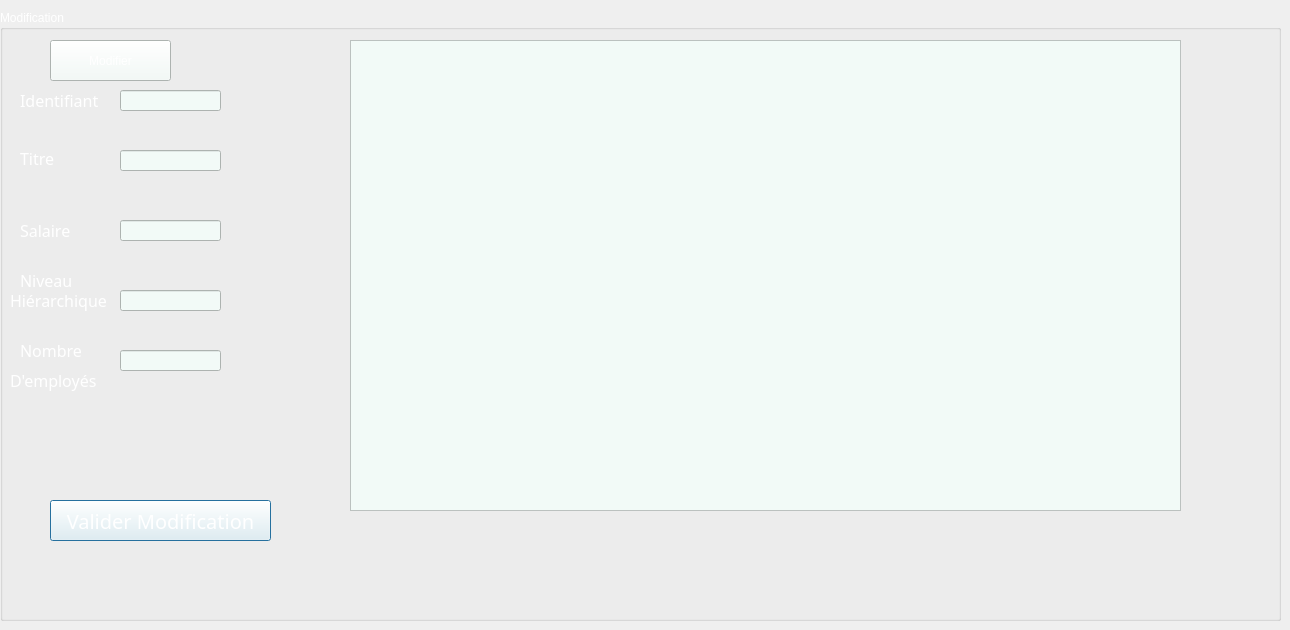
       <widget class="QWidget" name="modifier_poste">
        <attribute name="title">
         <string>Modifier Poste</string>
        </attribute>
        <widget class="QGroupBox" name="groupBox_4">
         <property name="geometry">
          <rect>
           <x>0</x>
           <y>10</y>
           <width>1281</width>
           <height>611</height>
          </rect>
         </property>
         <property name="palette">
          <palette>
           <active>
            <colorrole role="WindowText">
             <brush brushstyle="SolidPattern">
              <color alpha="255">
               <red>255</red>
               <green>255</green>
               <blue>255</blue>
              </color>
             </brush>
            </colorrole>
            <colorrole role="Button">
             <brush brushstyle="SolidPattern">
              <color alpha="255">
               <red>242</red>
               <green>250</green>
               <blue>247</blue>
              </color>
             </brush>
            </colorrole>
            <colorrole role="Light">
             <brush brushstyle="SolidPattern">
              <color alpha="255">
               <red>255</red>
               <green>255</green>
               <blue>255</blue>
              </color>
             </brush>
            </colorrole>
            <colorrole role="Midlight">
             <brush brushstyle="SolidPattern">
              <color alpha="255">
               <red>205</red>
               <green>218</green>
               <blue>247</blue>
              </color>
             </brush>
            </colorrole>
            <colorrole role="Dark">
             <brush brushstyle="SolidPattern">
              <color alpha="255">
               <red>78</red>
               <green>91</green>
               <blue>120</blue>
              </color>
             </brush>
            </colorrole>
            <colorrole role="Mid">
             <brush brushstyle="SolidPattern">
              <color alpha="255">
               <red>104</red>
               <green>121</green>
               <blue>160</blue>
              </color>
             </brush>
            </colorrole>
            <colorrole role="Text">
             <brush brushstyle="SolidPattern">
              <color alpha="255">
               <red>255</red>
               <green>255</green>
               <blue>255</blue>
              </color>
             </brush>
            </colorrole>
            <colorrole role="BrightText">
             <brush brushstyle="SolidPattern">
              <color alpha="255">
               <red>255</red>
               <green>255</green>
               <blue>255</blue>
              </color>
             </brush>
            </colorrole>
            <colorrole role="ButtonText">
             <brush brushstyle="SolidPattern">
              <color alpha="255">
               <red>255</red>
               <green>255</green>
               <blue>255</blue>
              </color>
             </brush>
            </colorrole>
            <colorrole role="Base">
             <brush brushstyle="SolidPattern">
              <color alpha="255">
               <red>242</red>
               <green>250</green>
               <blue>247</blue>
              </color>
             </brush>
            </colorrole>
            <colorrole role="Window">
             <brush brushstyle="SolidPattern">
              <color alpha="255">
               <red>242</red>
               <green>250</green>
               <blue>247</blue>
              </color>
             </brush>
            </colorrole>
            <colorrole role="Shadow">
             <brush brushstyle="SolidPattern">
              <color alpha="255">
               <red>0</red>
               <green>0</green>
               <blue>0</blue>
              </color>
             </brush>
            </colorrole>
            <colorrole role="AlternateBase">
             <brush brushstyle="SolidPattern">
              <color alpha="255">
               <red>205</red>
               <green>218</green>
               <blue>247</blue>
              </color>
             </brush>
            </colorrole>
            <colorrole role="ToolTipBase">
             <brush brushstyle="SolidPattern">
              <color alpha="255">
               <red>255</red>
               <green>255</green>
               <blue>220</blue>
              </color>
             </brush>
            </colorrole>
            <colorrole role="ToolTipText">
             <brush brushstyle="SolidPattern">
              <color alpha="255">
               <red>0</red>
               <green>0</green>
               <blue>0</blue>
              </color>
             </brush>
            </colorrole>
            <colorrole role="PlaceholderText">
             <brush brushstyle="SolidPattern">
              <color alpha="128">
               <red>0</red>
               <green>0</green>
               <blue>0</blue>
              </color>
             </brush>
            </colorrole>
           </active>
           <inactive>
            <colorrole role="WindowText">
             <brush brushstyle="SolidPattern">
              <color alpha="255">
               <red>255</red>
               <green>255</green>
               <blue>255</blue>
              </color>
             </brush>
            </colorrole>
            <colorrole role="Button">
             <brush brushstyle="SolidPattern">
              <color alpha="255">
               <red>242</red>
               <green>250</green>
               <blue>247</blue>
              </color>
             </brush>
            </colorrole>
            <colorrole role="Light">
             <brush brushstyle="SolidPattern">
              <color alpha="255">
               <red>255</red>
               <green>255</green>
               <blue>255</blue>
              </color>
             </brush>
            </colorrole>
            <colorrole role="Midlight">
             <brush brushstyle="SolidPattern">
              <color alpha="255">
               <red>205</red>
               <green>218</green>
               <blue>247</blue>
              </color>
             </brush>
            </colorrole>
            <colorrole role="Dark">
             <brush brushstyle="SolidPattern">
              <color alpha="255">
               <red>78</red>
               <green>91</green>
               <blue>120</blue>
              </color>
             </brush>
            </colorrole>
            <colorrole role="Mid">
             <brush brushstyle="SolidPattern">
              <color alpha="255">
               <red>104</red>
               <green>121</green>
               <blue>160</blue>
              </color>
             </brush>
            </colorrole>
            <colorrole role="Text">
             <brush brushstyle="SolidPattern">
              <color alpha="255">
               <red>255</red>
               <green>255</green>
               <blue>255</blue>
              </color>
             </brush>
            </colorrole>
            <colorrole role="BrightText">
             <brush brushstyle="SolidPattern">
              <color alpha="255">
               <red>255</red>
               <green>255</green>
               <blue>255</blue>
              </color>
             </brush>
            </colorrole>
            <colorrole role="ButtonText">
             <brush brushstyle="SolidPattern">
              <color alpha="255">
               <red>255</red>
               <green>255</green>
               <blue>255</blue>
              </color>
             </brush>
            </colorrole>
            <colorrole role="Base">
             <brush brushstyle="SolidPattern">
              <color alpha="255">
               <red>242</red>
               <green>250</green>
               <blue>247</blue>
              </color>
             </brush>
            </colorrole>
            <colorrole role="Window">
             <brush brushstyle="SolidPattern">
              <color alpha="255">
               <red>242</red>
               <green>250</green>
               <blue>247</blue>
              </color>
             </brush>
            </colorrole>
            <colorrole role="Shadow">
             <brush brushstyle="SolidPattern">
              <color alpha="255">
               <red>0</red>
               <green>0</green>
               <blue>0</blue>
              </color>
             </brush>
            </colorrole>
            <colorrole role="AlternateBase">
             <brush brushstyle="SolidPattern">
              <color alpha="255">
               <red>205</red>
               <green>218</green>
               <blue>247</blue>
              </color>
             </brush>
            </colorrole>
            <colorrole role="ToolTipBase">
             <brush brushstyle="SolidPattern">
              <color alpha="255">
               <red>255</red>
               <green>255</green>
               <blue>220</blue>
              </color>
             </brush>
            </colorrole>
            <colorrole role="ToolTipText">
             <brush brushstyle="SolidPattern">
              <color alpha="255">
               <red>0</red>
               <green>0</green>
               <blue>0</blue>
              </color>
             </brush>
            </colorrole>
            <colorrole role="PlaceholderText">
             <brush brushstyle="SolidPattern">
              <color alpha="128">
               <red>0</red>
               <green>0</green>
               <blue>0</blue>
              </color>
             </brush>
            </colorrole>
           </inactive>
           <disabled>
            <colorrole role="WindowText">
             <brush brushstyle="SolidPattern">
              <color alpha="255">
               <red>255</red>
               <green>255</green>
               <blue>255</blue>
              </color>
             </brush>
            </colorrole>
            <colorrole role="Button">
             <brush brushstyle="SolidPattern">
              <color alpha="255">
               <red>242</red>
               <green>250</green>
               <blue>247</blue>
              </color>
             </brush>
            </colorrole>
            <colorrole role="Light">
             <brush brushstyle="SolidPattern">
              <color alpha="255">
               <red>255</red>
               <green>255</green>
               <blue>255</blue>
              </color>
             </brush>
            </colorrole>
            <colorrole role="Midlight">
             <brush brushstyle="SolidPattern">
              <color alpha="255">
               <red>205</red>
               <green>218</green>
               <blue>247</blue>
              </color>
             </brush>
            </colorrole>
            <colorrole role="Dark">
             <brush brushstyle="SolidPattern">
              <color alpha="255">
               <red>78</red>
               <green>91</green>
               <blue>120</blue>
              </color>
             </brush>
            </colorrole>
            <colorrole role="Mid">
             <brush brushstyle="SolidPattern">
              <color alpha="255">
               <red>104</red>
               <green>121</green>
               <blue>160</blue>
              </color>
             </brush>
            </colorrole>
            <colorrole role="Text">
             <brush brushstyle="SolidPattern">
              <color alpha="255">
               <red>255</red>
               <green>255</green>
               <blue>255</blue>
              </color>
             </brush>
            </colorrole>
            <colorrole role="BrightText">
             <brush brushstyle="SolidPattern">
              <color alpha="255">
               <red>255</red>
               <green>255</green>
               <blue>255</blue>
              </color>
             </brush>
            </colorrole>
            <colorrole role="ButtonText">
             <brush brushstyle="SolidPattern">
              <color alpha="255">
               <red>255</red>
               <green>255</green>
               <blue>255</blue>
              </color>
             </brush>
            </colorrole>
            <colorrole role="Base">
             <brush brushstyle="SolidPattern">
              <color alpha="255">
               <red>242</red>
               <green>250</green>
               <blue>247</blue>
              </color>
             </brush>
            </colorrole>
            <colorrole role="Window">
             <brush brushstyle="SolidPattern">
              <color alpha="255">
               <red>242</red>
               <green>250</green>
               <blue>247</blue>
              </color>
             </brush>
            </colorrole>
            <colorrole role="Shadow">
             <brush brushstyle="SolidPattern">
              <color alpha="255">
               <red>0</red>
               <green>0</green>
               <blue>0</blue>
              </color>
             </brush>
            </colorrole>
            <colorrole role="AlternateBase">
             <brush brushstyle="SolidPattern">
              <color alpha="255">
               <red>156</red>
               <green>181</green>
               <blue>240</blue>
              </color>
             </brush>
            </colorrole>
            <colorrole role="ToolTipBase">
             <brush brushstyle="SolidPattern">
              <color alpha="255">
               <red>255</red>
               <green>255</green>
               <blue>220</blue>
              </color>
             </brush>
            </colorrole>
            <colorrole role="ToolTipText">
             <brush brushstyle="SolidPattern">
              <color alpha="255">
               <red>0</red>
               <green>0</green>
               <blue>0</blue>
              </color>
             </brush>
            </colorrole>
            <colorrole role="PlaceholderText">
             <brush brushstyle="SolidPattern">
              <color alpha="128">
               <red>0</red>
               <green>0</green>
               <blue>0</blue>
              </color>
             </brush>
            </colorrole>
           </disabled>
          </palette>
         </property>
         <property name="title">
          <string>Modification</string>
         </property>
         <widget class="QLabel" name="id_upd_poste">
          <property name="geometry">
           <rect>
            <x>20</x>
            <y>80</y>
            <width>121</width>
            <height>21</height>
           </rect>
          </property>
          <property name="maximumSize">
           <size>
            <width>300</width>
            <height>16777215</height>
           </size>
          </property>
          <property name="baseSize">
           <size>
            <width>0</width>
            <height>0</height>
           </size>
          </property>
          <property name="font">
           <font>
            <family>Corbel</family>
            <pointsize>12</pointsize>
            <weight>50</weight>
            <italic>false</italic>
            <bold>false</bold>
           </font>
          </property>
          <property name="lineWidth">
           <number>0</number>
          </property>
          <property name="text">
           <string>Identifiant</string>
          </property>
         </widget>
         <widget class="QLabel" name="title_upd_poste">
          <property name="geometry">
           <rect>
            <x>20</x>
            <y>140</y>
            <width>55</width>
            <height>16</height>
           </rect>
          </property>
          <property name="font">
           <font>
            <family>Corbel</family>
            <pointsize>12</pointsize>
            <weight>50</weight>
            <italic>false</italic>
            <bold>false</bold>
           </font>
          </property>
          <property name="text">
           <string>Titre</string>
          </property>
         </widget>
         <widget class="QLabel" name="salary_upd_poste_label">
          <property name="geometry">
           <rect>
            <x>20</x>
            <y>210</y>
            <width>81</width>
            <height>20</height>
           </rect>
          </property>
          <property name="font">
           <font>
            <family>Corbel</family>
            <pointsize>12</pointsize>
            <weight>50</weight>
            <italic>false</italic>
            <bold>false</bold>
           </font>
          </property>
          <property name="text">
           <string>Salaire</string>
          </property>
         </widget>
         <widget class="QLabel" name="level_upd_poste">
          <property name="geometry">
           <rect>
            <x>10</x>
            <y>280</y>
            <width>101</width>
            <height>21</height>
           </rect>
          </property>
          <property name="font">
           <font>
            <family>Corbel</family>
            <pointsize>12</pointsize>
            <weight>50</weight>
            <italic>false</italic>
            <bold>false</bold>
           </font>
          </property>
          <property name="text">
           <string>Hiérarchique</string>
          </property>
         </widget>
         <widget class="QLineEdit" name="id_line_poste_2">
          <property name="geometry">
           <rect>
            <x>120</x>
            <y>80</y>
            <width>101</width>
            <height>21</height>
           </rect>
          </property>
         </widget>
         <widget class="QLineEdit" name="title_line_poste_2">
          <property name="geometry">
           <rect>
            <x>120</x>
            <y>140</y>
            <width>101</width>
            <height>21</height>
           </rect>
          </property>
         </widget>
         <widget class="QLineEdit" name="salary_line_poste_2">
          <property name="geometry">
           <rect>
            <x>120</x>
            <y>210</y>
            <width>101</width>
            <height>21</height>
           </rect>
          </property>
         </widget>
         <widget class="QLineEdit" name="level_line_poste_2">
          <property name="geometry">
           <rect>
            <x>120</x>
            <y>280</y>
            <width>101</width>
            <height>21</height>
           </rect>
          </property>
         </widget>
         <widget class="QPushButton" name="validerMod_button_poste">
          <property name="geometry">
           <rect>
            <x>50</x>
            <y>490</y>
            <width>221</width>
            <height>41</height>
           </rect>
          </property>
          <property name="font">
           <font>
            <family>Corbel</family>
            <pointsize>15</pointsize>
            <weight>9</weight>
            <italic>false</italic>
            <bold>false</bold>
           </font>
          </property>
          <property name="text">
           <string>Valider Modification</string>
          </property>
          <property name="default">
           <bool>true</bool>
          </property>
          <property name="flat">
           <bool>false</bool>
          </property>
         </widget>
         <widget class="QPushButton" name="modifier_button_2">
          <property name="geometry">
           <rect>
            <x>50</x>
            <y>30</y>
            <width>121</width>
            <height>41</height>
           </rect>
          </property>
          <property name="text">
           <string>Modifier</string>
          </property>
         </widget>
         <widget class="QTableView" name="tableView_mod_poste">
          <property name="geometry">
           <rect>
            <x>350</x>
            <y>30</y>
            <width>831</width>
            <height>471</height>
           </rect>
          </property>
         </widget>
         <widget class="QLineEdit" name="employee_nb_line_poste_2">
          <property name="geometry">
           <rect>
            <x>120</x>
            <y>340</y>
            <width>101</width>
            <height>21</height>
           </rect>
          </property>
         </widget>
         <widget class="QLabel" name="empnumb_upd_1label">
          <property name="geometry">
           <rect>
            <x>20</x>
            <y>330</y>
            <width>91</width>
            <height>21</height>
           </rect>
          </property>
          <property name="font">
           <font>
            <family>Corbel</family>
            <pointsize>12</pointsize>
            <weight>50</weight>
            <italic>false</italic>
            <bold>false</bold>
           </font>
          </property>
          <property name="text">
           <string>Nombre</string>
          </property>
         </widget>
         <widget class="QLabel" name="empnumb_upd_2label">
          <property name="geometry">
           <rect>
            <x>10</x>
            <y>360</y>
            <width>91</width>
            <height>21</height>
           </rect>
          </property>
          <property name="font">
           <font>
            <family>Corbel</family>
            <pointsize>12</pointsize>
            <weight>50</weight>
            <italic>false</italic>
            <bold>false</bold>
           </font>
          </property>
          <property name="text">
           <string>D'employés</string>
          </property>
         </widget>
         <widget class="QLabel" name="level_upd_1label">
          <property name="geometry">
           <rect>
            <x>20</x>
            <y>260</y>
            <width>91</width>
            <height>21</height>
           </rect>
          </property>
          <property name="font">
           <font>
            <family>Corbel</family>
            <pointsize>12</pointsize>
            <weight>50</weight>
            <italic>false</italic>
            <bold>false</bold>
           </font>
          </property>
          <property name="text">
           <string>Niveau</string>
          </property>
         </widget>
        </widget>
       </widget>
